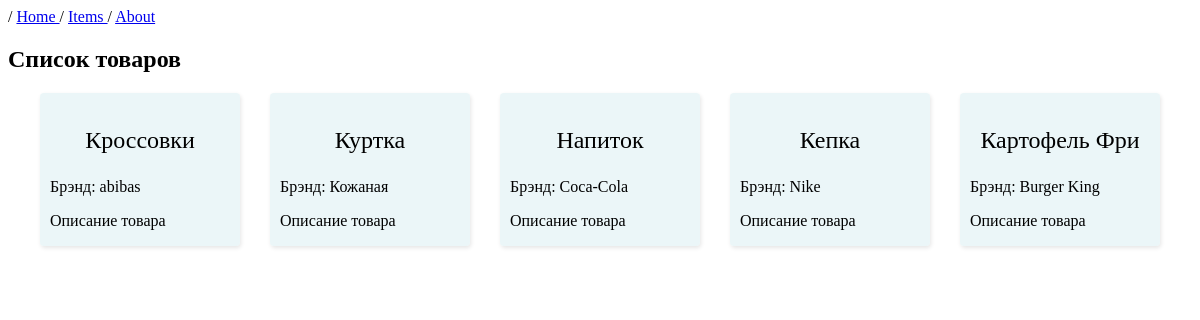
/items, run on the app's committed database.
### MainApp/models.py (models this page shows, shortened)
class Item(models.Model):
    name = models.CharField(max_length=100)
    brand = models.CharField(max_length=100)
    count = models.PositiveIntegerField()
    descriptions = models.TextField(max_length=200, default='Описание элемента')
    colors = models.ManyToManyField(to=Color)

### MainApp/views.py (the view)
# urls.py: path('items', views.getitems, name = "items-list")
def getitems(request):
    items = Item.objects.all()
    context = {
        "items": items
    }
    return render(request, "items_ls.html", context)

### templates/items_ls.html (shortened to what this page needs)
{% extends "base.html" %}
{% load static %}
{% block style %}
    <link rel="stylesheet" href="{% static "css/style.css" %}">
{% endblock  %}
{% block content %}
   {{ block.super }}
    <h2>Список товаров</h2>
    <div class="items">
        {% for item in items %}
        <div class="item">
            <a href="{% url "item-detail" item.id %}">
                <p class="item_name"> {{ item.name }} </p>
                <p> Брэнд: {{ item.brand }} </p>
                <p> Описание товара </p>
                </a>
            </div>
        {% endfor %}
    </div>
{% endblock %}

### static/css/style.css (style rules this page uses)
* { box-sizing: border-box; }
.item { width:150pt; height: 100% margin: 10px; box-shadow: 1px 2px 4px rgba(0, 0, 0, 0.1); border-radius: 4px; padding-top:10px; background: rgba(223, 241, 244, 0.625); }
.item p { padding-left: 10px; padding-right: 10px; }
.item_name { font-size: 1.5em; text-align:center; }
.item a { text-decoration: none; color: black; text-align: justify; }
.items { width: 100%; display: grid; grid-template-columns: repeat(auto-fill, 200px); max-width: 1200px; justify-content: center; justify-items: center; column-gap: 30px; row-gap: 40px; margin: 0 auto; }

### data on the page
Item: name "Кроссовки", brand "abibas"
Item: name "Куртка", brand "Кожаная"
Item: name "Напиток", brand "Coca-Cola"
Item: name "Кепка", brand "Nike"
Item: name "Картофель Фри", brand "Burger King"
